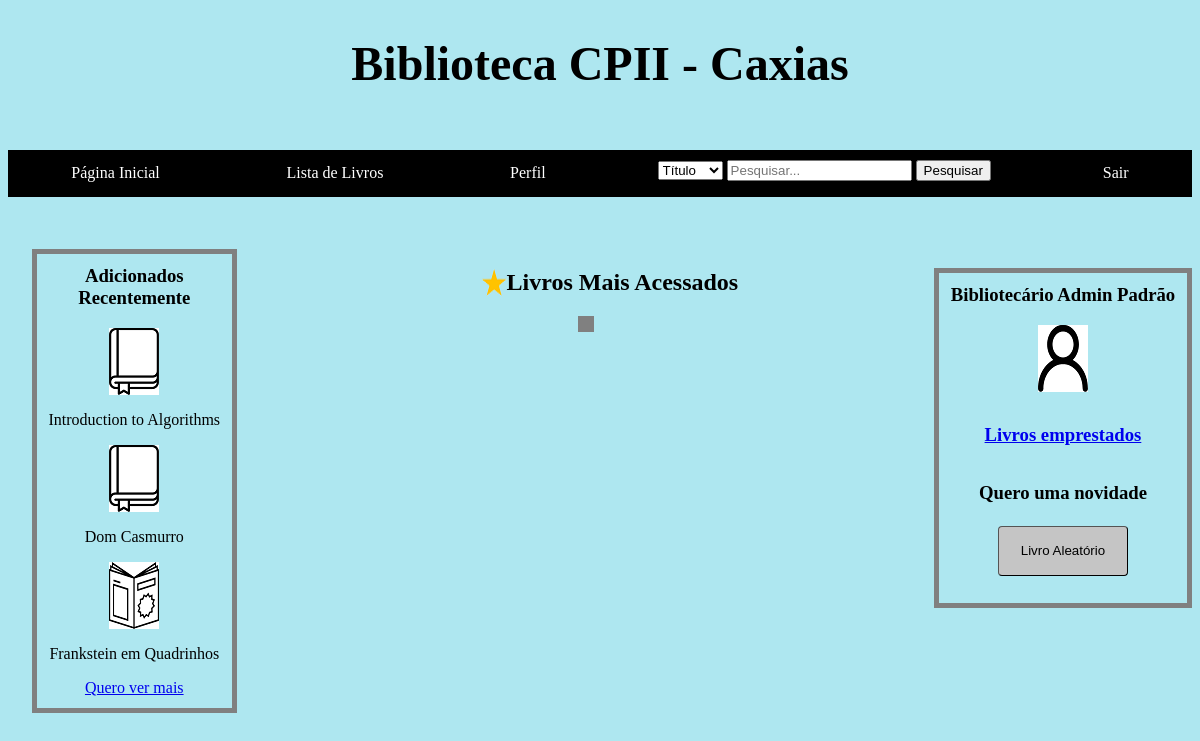
Screenshot of /Alexandr_IA/PaginaInicial/PaginaInicial.php (signed in) with the database file from the repository.
### tables this page shows
CREATE TABLE livro(

    id INT NOT NULL PRIMARY KEY AUTO_INCREMENT,
    autor VARCHAR(255) NOT NULL,
    titulo VARCHAR(127) NOT NULL,
    edicao VARCHAR(31) NOT NULL,
    editora VARCHAR(31),
    volume VARCHAR(15),
    exemplar INT NOT NULL,
	  classificacao VARCHAR(34) NOT NULL,
	  aquisicao DATE NOT NULL,
	  observacao VARCHAR(144)

);

CREATE TABLE usuario(

    id INT NOT NULL PRIMARY KEY AUTO_INCREMENT,
    matricula VARCHAR(15),
    nome VARCHAR(255),
    email VARCHAR(63),
    senha VARCHAR(127),
    foto VARCHAR(127),
    banido BOOL,
	telefone VARCHAR(31),
	turma VARCHAR(7)

);

### Alexandr_IA/Modelo/TabelaLivros.php (called while the page is built, shortened)
<?php
	function HQ($id){
		$bd = CriaConexãoBd();
		$sql = $bd -> prepare('SELECT classificacao FROM livro WHERE classificacao LIKE :string AND id = :id');
		$sql -> bindValue(':string', '741.5%');
		$sql -> bindValue(':id', $id);
		$sql -> execute();
		$sql = $sql -> fetch();
		$sql = $sql['classificacao'];
		return($sql);
	}
	function MaisRecentes(){
		$bd = CriaConexãoBd();
		$sql = $bd -> prepare('SELECT id, titulo FROM livro ORDER BY aquisicao DESC');
		$sql -> execute();
		$maisRecentes = [];
		$maisRecentes[] = $sql -> fetch();
		$maisRecentes[] = $sql -> fetch();
		$maisRecentes[] = $sql -> fetch();
		return ($maisRecentes);
	}
	function IdsLivro(){
		$bd = CriaConexãoBd();
		$sql = $bd -> prepare('SELECT id FROM livro');
		$sql -> execute();
		$sql = $sql -> fetchAll(PDO::FETCH_ASSOC);
		$ids = [];
		foreach ($sql as $item) {
			$ids[] = $item['id'];
		}
		return($ids);
	}
?>

### Alexandr_IA/Modelo/TabelaUsuários.php (called while the page is built, shortened)
<?php
	function InfosUsuario($email){
		$bd = CriaConexãoBd();
		$sql = $bd -> prepare('SELECT * FROM usuario WHERE email = :email');
		$sql -> bindValue(':email', $email);
		$sql -> execute();
		$sql = $sql -> fetch();
		return($sql);
	}
	function TipoUsuario($id){
		$bd = CriaConexãoBd();
		$sql = $bd -> prepare('SELECT id FROM bibliotecario WHERE id = :id');
		$sql -> bindValue(':id', $id);
		$sql -> execute();
		if ($sql -> rowCount() == 1){
			$tipo = 1;
		} else {
			$tipo = 0;
			}
		return($tipo);
	}
?>

### Alexandr_IA/PaginaInicial/PaginaInicial.php (the view, shortened to what this page needs)
<?php
	require_once('../Modelo/TabelaUsuários.php');
	$email = $_SESSION['emailUsuarioLogado'];
	$usuario = InfosUsuario($email);
?>
<html>
      <head>
        <link rel="stylesheet" type="text/css" href="../ArquivosStyle/FolhaDeEstilo.css">
      </head>
      <body>
        <h1>Biblioteca CPII - Caxias</h1>
		 <ul>
			<li>
				<a href="PaginaInicial.php">Página Inicial</a>
			</li>
			<li>
				<a href="../Livro/listagemDeLivros.php">Lista de Livros</a>
			</li>
			<li>
				<a href="../Perfil/perfil.php">Perfil</a>
			</li>
			<div style="display: inline-block; margin-top:0.6%;">
				<form method="post" action="../Livro/listagemDeLivros.php">
					<select name="tipoConsulta">
						<option value="pp_titulo">Título</option>
					</select>
					<input name="stringPesquisada" style="margin-top: 0.8%;" type="text" placeholder="Pesquisar...">
					<input type="submit" value="Pesquisar">
				</form>
			</div>
			<li style="float: right;">
				<a id = "sair" href="../Controlador/sair.php">Sair</a>
			</li>
		</ul>
        <br><br>
          <div class="adicionadosrec">
            <h3>  Adicionados <br> Recentemente </h3>
						<?php
							require_once('../Modelo/TabelaLivros.php');
							$lista = MaisRecentes();
							foreach ($lista as $livro) {
								$tipo = VerificaTipo($livro['id']);
								$img = null;
								if($tipo == 'CD'){
									$img = $tipo;
								} else if($tipo == 'DVD') {
									$img = $tipo;
								} else if($tipo == 'Cordel'){
									$img = $tipo;
								} else if($tipo == 'Braille'){
									$img = $tipo;
								} else if($tipo == 'Audiolivro'){
									$img = $tipo;
								} else if($tipo == 'Edição com fonte ampliada'){
									$img = 'fonteAmpliada';
								} else if( HQ($livro['id']) == true ){
									$img = 'hq';
								} else {
									$img = 'livro';
								}
								echo('
									<a href="../Livro/detalhesLivro.php?idLivro='.$livro['id'].'">
										<img src="../Imagens/MaisReduzidas/icon_'.$img.'.png">
									</a>
									<br>
									<p> '.$livro['titulo'].' </p>
								');
							}
						?>
            <a href="../Livro/listagemDeLivros.php"> Quero ver mais </a>
          </div>
            <h2><img src="../Imagens/icon_star.png"> Livros Mais Acessados </h2>
          <div class="maisacessados">
          </div>
          <div id="perfilAluno">
              <h3> <?php echo($usuario['nome']); ?> </h3>
							<?php
							if(empty($usuario['foto']) == true){
								echo('<img src="../Imagens/MaisReduzidas/icon_usuarioPadrao.png">');
							} else {
							}
							?>
              <br>
              <h3><br> <?php
								$tipo = TipoUsuario($usuario['id']);
								if ($tipo == 1){
									echo('<a id="centro" href="../VerEmprestimos/VerEmprestimos.php">Livros emprestados</a>');
								} else {
									echo('<a id="centro" href="../Perfil/itensEmprestados.php">Livros comigo</a>');
								}
							?>
							</h3>
              <br>
              <h3> Quero uma novidade </h3>
							<?php
								require_once('../Modelo/TabelaLivros.php');
								$lista = IdsLivro();
								$chave = array_rand($lista, 1);
								$id = $lista[$chave];
							?>
							<form method="post" action="../Livro/detalhesLivro.php?idLivro=<?php echo($id); ?>">
              	<input id="amazing_button" type="submit" value="Livro Aleatório">
							</form>
          </div>
      </body>
</html>

### Alexandr_IA/ArquivosStyle/FolhaDeEstilo.css (style rules this page uses)
body { margin-top:10%; background-color: rgb(174,231,240); text-align: center; }
h1 { font-size: 48px; margin-bottom: -10px; }
#amazing_button { margin-top: 1.5%; border-color: black; border-width: 1px; width: 130px; height: 50px; background-color: #c5c5c5; border-radius: 4px; }

### Alexandr_IA/PaginaInicial/PaginaInicial.php (style rules this page uses)
h1 { margin-bottom: 2%; }
ul { list-style-type: none; margin-top: 5%; padding: 0; overflow: hidden; background-color: #000000; display: block; }
li { float: left; padding-right: 4%; padding-left: 4%; }
li a { display: block; color: white; text-align: center; padding: 14px 16px; text-decoration: none; }
.adicionadosrec { text-align: center; margin-left: 2%; border-style: solid; border-color: grey; border-width: 5px; padding: 1%; display: inline-block; float: left; }
h3 { margin-top: -0.5%; }
h2 { display: flex; width: auto; margin-left: 40%; }
.maisacessados { padding: 8px; margin-right: -1px; background-color: grey; display: inline-block; //margin-left: 3%; }
#perfilAluno { margin-top: -4%; text-align: center; //margin-left: 2%; border-style: solid; border-color: grey; border-width: 5px; padding: 1%; display: inline-block; float: right; }
#perfilAluno img { margin-bottom: 5%; }
#sair { float: right; margin-left: 30%; color: white; }
body { margin-top: 3%; }
#centro { margin-bottom: -2%; }

### rows the page displays
livro: titulo "Introduction to Algorithms"
livro: titulo "Dom Casmurro"
livro: shows a picture, titulo "Frankstein em Quadrinhos"
usuario: nome "Bibliotecário Admin Padrão"
